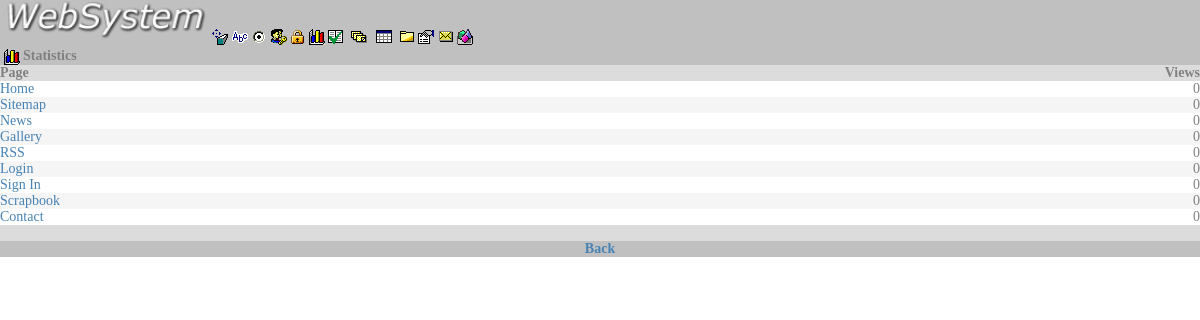
/admin/estatisticas.php?z=1 (signed in), run on the app's committed database.
### tables this page shows
CREATE TABLE `arquivos` (
  `id` int(11) NOT NULL AUTO_INCREMENT,
  `pai` int(11) NOT NULL DEFAULT '0',
  `data` date NOT NULL DEFAULT '1001-01-01',
  `nome` varchar(100) NOT NULL DEFAULT '',
  `fonte` longtext NOT NULL,
  `habilitado` tinyint(1) NOT NULL DEFAULT '0',
  `menu` tinyint(1) NOT NULL DEFAULT '0',
  `tipo` tinyint(1) NOT NULL DEFAULT '1',
  `privilegio` tinyint(1) NOT NULL DEFAULT '0',
  `chave` varchar(250) DEFAULT NULL,
  `nivel` varchar(255) NOT NULL DEFAULT '1,',
  `pasta` tinyint(1) NOT NULL DEFAULT '0',
  `enquete` int(11) NOT NULL DEFAULT '0',
  `view` int(11) NOT NULL DEFAULT '0',
  `ordem` int(10) unsigned NOT NULL DEFAULT '0',
  `idioma` int(10) unsigned NOT NULL DEFAULT '1',
  `extra` longtext,
  `ajax` tinyint(1) unsigned DEFAULT '0',
  PRIMARY KEY (`id`)
);

### www/admin/estatisticas.php (the view, shortened to what this page needs)
<?PHP
include("dados.php");
if ($l>0&&$per[19]==1){
	$colspan="";
	if ($z==1) {
		$categorias='';
		foreach($mysql->query("select view,nome,id from arquivos where habilitado=1 order by view desc limit 0,100",PDO::FETCH_NUM) as $a)$categorias.="<tr class=".($k=$k=='cor2'?'cor1':'cor2')." id=flip name=flip ><td><a href=../index.php?id=$a[2] target=_blank>$a[1]</a></td><td align=right>$a[0]</td></tr>";
		$colspan="colspan=2";
		$meio_pagina="<tr class=cor3><td><b>Page</b></td><td width=100 align=right><b>Views</b></td></tr>$categorias<tr><td $colspan align=center class=cor3><a href=?z=0><b>&nbsp;</b></a></td></tr>";
	} else if ($z==2) {
		$semanal='';
		foreach($mysql->query("select date_format(semana_data,'%d/%m/%y'),semana from estatistica where id!=1 order by id desc limit 12",PDO::FETCH_NUM) as $a) $semanal="$a[0]:$a[1]|".$semanal;
		$mensal='';
		foreach($mysql->query("select sum(semana),date_format(dia_data,'%m/%y') from estatistica group by date_format(dia_data,'%m/%y')  order by id desc limit 12",PDO::FETCH_NUM) as $a) $mensal="$a[1]:$a[0]|".$mensal;
		$meio_pagina="<tr>
			<td><img title='Data not available' src='estatisticas.php?linhas=Weekly visits - last quarter&valores=".substr($semanal,0,-1)."' border=0></td>
		</tr><tr>
			<td><br><img title='Data not available' src='estatisticas.php?linhas=Monthly visits - last 12 months&valores=".substr($mensal,0,-1)."' border=0><br><br></td>
		</tr>";
	}
	echo "$inicio_pagina
	<table border=0 cellspacing=0 cellpadding=0 width=100%>
		<tr class=cor4>
			<td $colspan>&nbsp;<img src=i/est.gif border=0 align=absmiddle title='Visit history' onclick=\"window.location='?z=".($z==2?0:2)."'\" style=cursor:hand>&nbsp;<b>Statistics</b></td>
		</tr>$meio_pagina<tr class=cor4>
			<td align=center $colspan>".($z==0?'<br>':'<a href=?z=0><b>Back</b></a>')."</td>
		</tr></table>
	$final_pagina";
}else{
	header("Location : index.php");
}
?>

### www/admin/dados.php (shortened to what this page needs)
<?PHP
require("conexao.php");
extract($mysql->query("SELECT * FROM dados")->fetch(PDO::FETCH_ASSOC)) or novo();
$k='cor2';
$i=(int)addslashes(isset($_GET['i'])?$_GET['i']:0);
$z=(int)addslashes(isset($_GET['z']) ? $_GET['z']:0);
$l=isset($_COOKIE['l']) ? $_COOKIE['l']:0;
$n=isset($_COOKIE['n']) ? $_COOKIE['n']:0;
$pai=(int)addslashes(isset($_GET['pai'])?$_GET['pai']:(isset($_COOKIE['pai'])?$_COOKIE['pai']:0));
@extract($mysql->query("SELECT md5(a.data) dia,b.nome logado FROM log a INNER JOIN usuarios b ON b.usuario=a.usuario WHERE b.id=$l AND a.senha='logou!' ORDER BY a.data DESC LIMIT 1")->fetch(PDO::FETCH_ASSOC));
$per=$mysql->query("SELECT restrito,pagina_c, pagina_r, pagina_a, estrutura, menu, habilitado, privilegio, redirecionamento, chave, conteudo, sistema_e, sistema_a, usuarios_e, usuarios_n, ordem, idioma, master, ftp, estatistica, enquete, banner,sistemas,menu_e,log,raiz,xql,nivel,edita,sistema_n,sistema_d,ajax,pagina_p,pagina_e,xmaix FROM nivel WHERE id=$n")->fetch(PDO::FETCH_NUM);
$meni=$l>0 ? " <a href=estrutura.php?w=><img src=i/med.gif border=0 align=absmiddle title='Administer structure and files'></a>":'';
$per[21]==1 ? $meni.=" <a href=banner.php?w=><img src=i/ban.gif border=0 align=absmiddle title='Manage banner'></a>" :null;
$per[20]==1 ? $meni.=" <a href=enquete.php?w=><img src=i/enq.gif border=0 align=absmiddle title='Manage poll'></a>" :null;
$per[14]==1 ? $meni.=" <a href=usuarios.php?w=><img src=i/usu.gif border=0 align=absmiddle title='Manage user'></a>" :null;
$per[27]==1 ? $meni.=" <a href=nivel.php?w=><img src=i/cae.gif border=0 align=absmiddle title='Manage user level'></a>" :null;
$per[19]==1 ? $meni.=" <a href=estatisticas.php?w=><img src=i/est.gif border=0 align=absmiddle title='View visitor statistics'></a>" :null;
$per[22]==1&&$per[12]==1 ? $meni.=" <a href=sistemas.php?w=><img src=i/alt.gif border=0 align=absmiddle title='Manage attachments systems'></a>" :null;
$per[5]==1&&$per[23]==1 ? $meni.=" <a href=menu.php?w=><img src=i/men.gif border=0 align=absmiddle title='Manage menu'></a>" :null;
$per[26]==1 ? $meni.=" <a href='sql.php?db=0'><img src=i/tab.gif border=0 align=absmiddle title='Manage MySQL'></a>" :null;
$per[18]==1 ? $meni.=" <a href=ftp.php?w=><img src=i/ftp.gif border=0 align=absmiddle title='Virtual FTP'></a>" :null;
$per[24]==1 ? $meni.=" <a href=log.php?w=><img src=i/log.gif border=0 align=absmiddle title='View user log'></a>" :null;
$per[34]==1 ? $meni.=" <a href=mail.php?w=><img src=i/mai.gif border=0 align=absmiddle title='Sending authenticated email options and message log'></a>" :null;
$per[17]==1 ? $meni.=" <a href=master.php?w=><img src=i/prod.gif border=0 align=absmiddle title='Manage system settings and generate backup'></a>" :null;
$inicio_pagina="
<HTML>
	<HEAD>
		<TITLE>$titulo - Administrator</TITLE>
		<META http-equiv='Content-Type' content='text/html; charset=UTF-8'>
		<LINK rel='shortcut icon' href=../_gravar/ico.ico>
		<LINK rel=stylesheet href=../_gravar/css.css charset=UTF-8>
		<SCRIPT src=../_gravar/js.js charset=UTF-8></SCRIPT>
	</HEAD>
	<BODY class='cor1' onload=classe() topmargin=0 leftmargin=0>
		<DIV class=cor1 style='position:absolute;top:0;left:0;display:none;width:1000%;height:1000%;text-align:right;z-index:9000;-ms-filter: progid:DXImageTransform.Microsoft.Alpha(Opacity=50);filter:alpha(opacity=50);-moz-opacity: 0.5;-khtml-opacity: 0.5;opacity: 0.5' id=jax><IMG src=i/save.gif></DIV>
		<TABLE border=0 class='camada cor3' style=z-index:9001 cellspacing=0 id=aviso width=300>
			<TR id=barra name=barra>
				<TD><B>Notice</B></TD>
				<TD align=right><IMG src=i/clo.gif style=cursor:hand onclick=fechaviso()></TD>
			</TR><TR>
				<TD colspan=2 align=center height=100 style=color:dimgray id=mensagem></TD>
			</TR>
		</TABLE>
		<TABLE border=0 cellpadding=0 cellspacing=0 width=100%>
			<INPUT type=hidden name=i id=i value=$i>
			<INPUT type=hidden name=pai id=pai value='$pai'>
			<INPUT type=hidden name=lcp>
			<INPUT type=hidden name=cora value='#00b3ad'>
			<TR class=cor4>
				<TD>&nbsp;<A href=../index.php target=home><IMG src=../_gravar/logo.png height=40 border=0></A> $meni &nbsp;</TD>
			</TR><TR>
				<TD>";
$final_pagina="</TD>
			</TR>
		</TABLE>
	</BODY>
</HTML>";
?>

### www/_gravar/css.css (style rules this page uses)
BODY { font:14px Verdana;color:gray }
TD { font:14px Verdana;color:gray }
A { text-decoration:none;color:steelblue }
.cor1 { background:white }
.cor2 { background:whitesmoke }
.cor3 { background:gainsboro }
.cor4 { background:silver }

### data on the page
arquivos: nome "Home", view "0"
arquivos: nome "Sitemap", view "0"
arquivos: nome "News", view "0"
arquivos: nome "Gallery", view "0"
arquivos: nome "RSS", view "0"
arquivos: nome "Login", view "0"
arquivos: nome "Sign In", view "0"
arquivos: nome "Scrapbook", view "0"
arquivos: nome "Contact", view "0"
